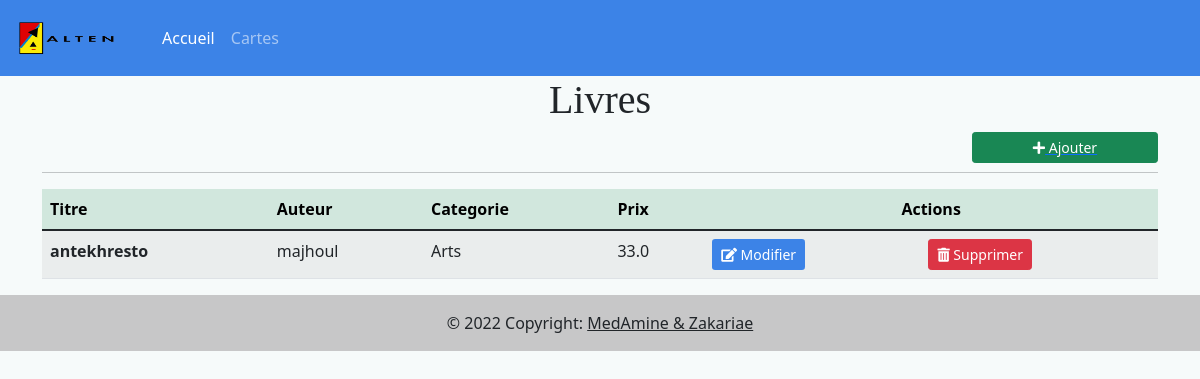
The page /books/ on the database its author committed.
### bookStore/models.py (models this page shows, shortened)
class Livre(models.Model):
    CATEGORIE = (
        ('Sciences', 'Sciences'),
        ('Arts', 'Arts'),
        ('Histoire', 'Histoire'),
        ('Informatique', 'Informatique')
    )
    titre = models.CharField(max_length=100, null=True)
    auteur = models.CharField(max_length=50, null=True)
    description = models.TextField()
    prix = models.FloatField(null=True)
    categorie = models.CharField(max_length=200, null=True, choices=CATEGORIE)
    dateEdition = models.DateField(null=True)
    imageLivre = models.CharField(max_length=1000, null=True)

### bookStore/views.py (the view)
# urls.py: path('books/', views.books, name='books'),
def books(request):
    livres = Livre.objects.all()
    contexte = {'livres': livres}
    return render(request, 'bookStore/books.html', contexte)

### templates/bookStore/books.html
{% extends 'bookStore/main.html' %}
{% block content %}
<h1 style="font-family: Didot, serif;" class="text-center"> Livres </h1>
<div class="container">
  <a href="{% url 'ajouterlivre' %}" class="d-grid gap-2 col-2 float-sm-end " >
    <button type="button" class="btn btn-success btn-sm  "><i class="fa fa-plus"></i> Ajouter</button>
  </a>
  <br>
  <hr>
    <table class="table table-striped table-hover">
      <thead class="table-success">
        <tr>
          <th scope="col">Titre</th>
          <th scope="col">Auteur</th>
          <th scope="col">Categorie</th>
          <th scope="col">Prix</th>
          <th scope="col" colspan="2" style="text-align: center;"> Actions</th>
        </tr>
      </thead>
      <tbody>
      {% for i in livres %}
        <tr>
          <th scope="row">{{i.titre}}</th>
          <td>{{i.auteur}}</td>
          <td>{{i.categorie}}</td>
          <td>{{i.prix}}</td>
          <td><a href="{% url 'modifierlivre' i.id %}" class="btn bg-primary text-white btn-sm"><i class="fa fa-edit"></i> Modifier</a></td>
          <td><a href="{% url 'supprimerlivre' i.id %}" class="btn btn-danger btn-sm"><i class="fa fa-trash-alt"></i> Supprimer</a></td>
        </tr>
      {% endfor %}
      </tbody>
    </table>
</div>
{% endblock %}

### static/css/style.css (style rules this page uses)
.bg-primary { background-color: rgb(60, 131, 231)!important; }
body { background-color: rgb(246, 250, 250); }

### rows shown on the page
Livre: titre "antekhresto", auteur "majhoul", categorie "Arts", prix "33.0"
